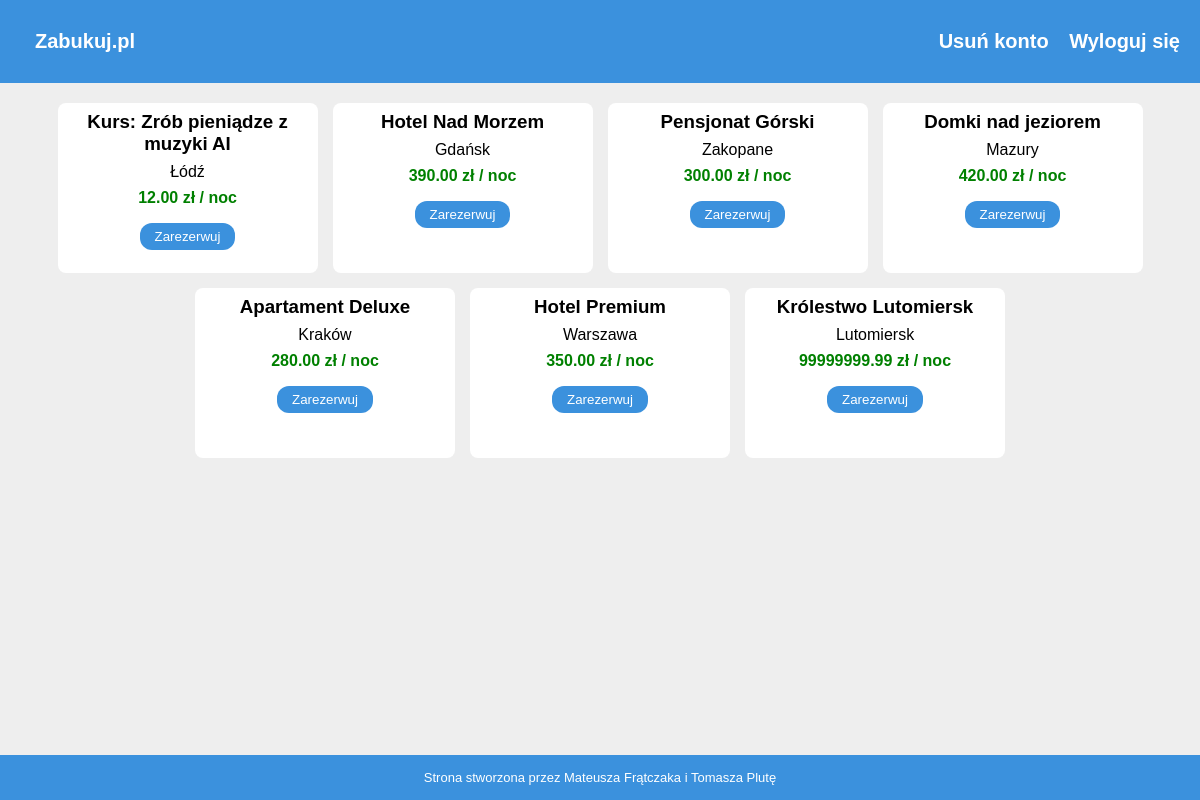
Screenshot of /Zabukuj/offerts.php (signed in) with the database file from the repository.
### tables this page shows
CREATE TABLE `hotels` (
  `id` int(11) NOT NULL,
  `company_id` int(11) NOT NULL,
  `name` varchar(150) NOT NULL,
  `city` varchar(100) NOT NULL,
  `price` decimal(10,2) NOT NULL,
  `description` text DEFAULT NULL
);

### Zabukuj/offerts.php (the view, shortened to what this page needs)
<?php
include "db.php";
$result = mysqli_query($conn, "SELECT * FROM hotels ORDER BY id DESC");
?>
<!DOCTYPE html>
<html lang="pl">
<head>
<link rel="stylesheet" href="style.css">
</head>
<body>
<nav>
    <div class="nav-left">
        <a href="index.php">Zabukuj.pl</a>
    </div>
    <div class="nav-right">
        <a href="deleteAccount.php">Usuń konto</a>
        <a href="logout.php">Wyloguj się</a>
    </div>
</nav>
<main class="offers">
<?php
while($h = mysqli_fetch_assoc($result)){
?>
    <div class="offer">
        <h3><?php echo $h['name']; ?></h3>
        <p class="city"><?php echo $h['city']; ?></p>
        <p class="price"><?php echo $h['price']; ?> zł / noc</p>
        <a href="reservation.php?id=<?php echo $h['id']; ?>">
            <button>Zarezerwuj</button>
        </a>
    </div>
<?php } ?>
</main>
<footer>
    <p>Strona stworzona przez Mateusza Frątczaka i Tomasza Plutę</p>
</footer>
</body>
</html>

### Zabukuj/style.css (style rules this page uses)
* { box-sizing: border-box; margin: 0; padding: 0; }
html, body { height: 100%; font-family: Arial, Helvetica, sans-serif; background-color: #eee; display: flex; flex-direction: column; }
nav { background-color: #3b91dd; padding: 30px 20px; display: flex; justify-content: space-between; align-items: center; font-size: 20px; }
nav a { color: white; text-decoration: none; font-weight: bold; margin-left: 15px; }
.offers { display: flex; flex-wrap: wrap; justify-content: center; gap: 15px; padding: 20px; }
.offer { background-color: white; width: 260px; height: 170px; border-radius: 8px; text-align: center; }
.offer h3, .city, .price { margin: 8px 0; }
.price { color: green; font-weight: bold; }
.offer button { margin: 8px 0 12px; padding: 6px 15px; border: none; border-radius: 12px; background-color: #3b91dd; color: white; cursor: pointer; }
footer { background-color: #3b91dd; color: white; padding: 15px 20px; text-align: center; margin-top: auto; font-size: 13px; }

### rows the page displays
hotels: name "Kurs: Zrób pieniądze z muzyki AI", city "Łódź", price "12.00"
hotels: name "Hotel Nad Morzem", city "Gdańsk", price "390.00"
hotels: name "Pensjonat Górski", city "Zakopane", price "300.00"
hotels: name "Domki nad jeziorem", city "Mazury", price "420.00"
hotels: name "Apartament Deluxe", city "Kraków", price "280.00"
hotels: name "Hotel Premium", city "Warszawa", price "350.00"
hotels: name "Królestwo Lutomiersk", city "Lutomiersk", price "99999999.99"
